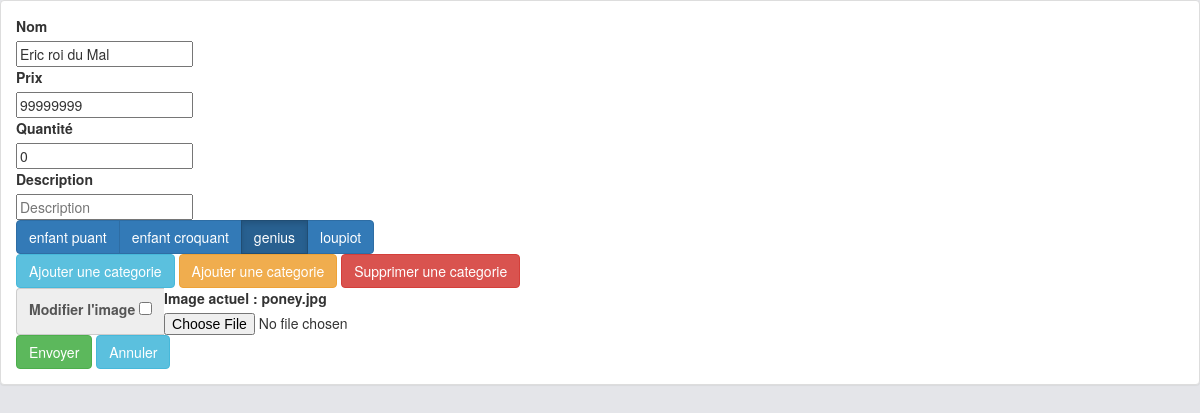
/admin_modif_article.php?id=2 (signed in), run on the app's committed database.
### tables this page shows
CREATE TABLE IF NOT EXISTS `article` (
  `id` int(11) NOT NULL,
  `name` varchar(255) NOT NULL,
  `price` int(11) NOT NULL,
  `category` varchar(255) NOT NULL DEFAULT '0',
  `quantity` int(11) NOT NULL DEFAULT '0',
  `image` varchar(255) DEFAULT NULL,
  `descr` text
);

CREATE TABLE IF NOT EXISTS `category` (
  `id` int(11) NOT NULL,
  `name` varchar(255) NOT NULL
);

### admin_modif_article.php (the view, shortened to what this page needs)
<?php
	require_once("header.php");
	$art = $_GET['id'];
	$query = "SELECT * FROM article WHERE id='".$art."'";
	$req = mysqli_query($db, $query);
	$row = mysqli_fetch_all($req, MYSQLI_ASSOC);
	$cats = explode(',', $row['0']['category']);
	$image = $row['0']['image'];
?>
<div class="panel panel-default">
	<div class="panel-body">
		<form method="POST" action="modif_article.php">
		<div>
			<label for="Name">Nom</label>
			<div>
				<input type="text" name="Name" id="Name" placeholder="Nom" value="<?php echo $row['0']['name']; ?>">
			</div>
		</div>
		<div>
			<label for="Price">Prix</label>
			<div>
				<input type="text" name="Price" id="Price" placeholder="Prix" value="<?php echo $row['0']['price']; ?>">
			</div>
		</div>
		<div>
			<label for="Qt" >Quantité</label>
			<div>
				<input type="text" name="Qt" id="Qt" placeholder="Quantité" value="<?php echo $row['0']['quantity']; ?>">
			</div>
		</div>
		<div>
			<label for="Descr" >Description</label>
			<div>
				<input type="textarea" name="Descr" id="Descr" placeholder="Description" value="<?php echo $row['0']['descr']; ?>">
			</div>
		</div>
		<div class="btn-group" data-toggle="buttons">
		<?php
			$req = mysqli_query($db, "SELECT * FROM category");
			$row = mysqli_fetch_all($req, MYSQLI_ASSOC);
			foreach ($row as $value) :
		?>
			<label class="btn btn-primary <?php if (in_array($value['id'], $cats)){ echo "active";} ?>">
				<input type="checkbox" name="<?php echo $value['id'] ?>" value="<?php echo $value['id'] ?>"  <?php if (in_array($value['id'], $cats)) { echo "checked";} ?>> <?php echo $value['name'] ?>
			</label>
		<?php endforeach; ?>
		</div>
		<div>
			<a href="admin_add_category.php" class="btn btn-info" role="button">Ajouter une categorie</a>
			<a href="admin_modif_category.php" class="btn btn-warning" role="button">Ajouter une categorie</a>
			<a href="admin_del_category.php" class="btn btn-danger" role="button">Supprimer une categorie</a>
		</div>
		<div>
			<div class="input-group">
				<span class="input-group-addon">
				<label for="img">Modifier l'image</label>
				<input type="checkbox" name="mod_img" value="1" id="img">
				</span>
				<label for="Image">Image actuel : <?php echo $image ?></label>
				<div >
					<input type="file" name="Image" id="Image">
				</div>
			</div>
		</div>
		<div>
			<div>
				<button type="submit" class="btn btn-success">Envoyer</button>
				<a href="admin_article.php" class="btn btn-info" role="button">Annuler</a>
			</div>
		</div>
		</form>
	</div>
</div>
<?php
require_once("footer.php");
?>

### css/display.css (style rules this page uses)
body { background-color: #E4E5E9; }

### data on the page
article: Name "Eric roi du Mal", Price "99999999", Qt "0", image "poney.jpg"
category: name "enfant puant"
category: name "enfant croquant"
category: name "genius"
category: name "loupiot"
